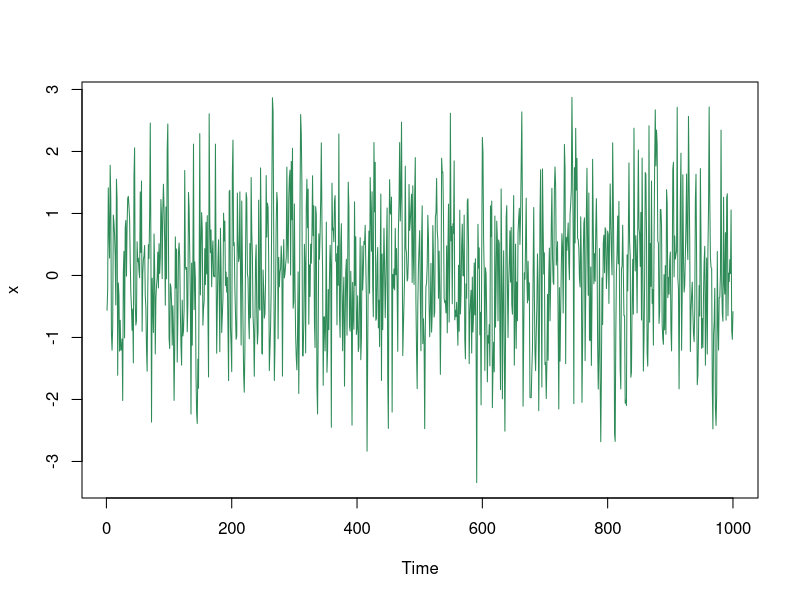

Reproduce this figure in R.
### MA(2)モデルのシミュレーション
set.seed(123)
n <- 1000            # 時系列の長さ
b <- c(0.438, 0.078) # MAの係数
epsilon <- rnorm(n)
x0 <- epsilon[1:2]   # 初期値は(epsilon1, epsilon2)
## for文で生成する方法
x <- ts(double(n))
x[1:2] <- x0
for(i in 3:n) x[i] <- b %*% epsilon[i - 1:2] + epsilon[i]
plot(x, col="seagreen")
## 関数filterを使う方法 (sides=1は moving averageを過去の方向にのみ行う)
y <- ts(filter(epsilon, filter=c(1,b), method="c", sides=1))
y[1:2] <- x0 # 初期値の書き換え (計算できないのでNAになっている)
sum(abs(x - y)) # ほぼ0 (数値計算上の問題からちょうど0とはならない)
